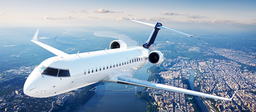
#> input picture data/images/jet.png, 256 x 112 px, shrunk from 1140 x 500 before the run
$ python edge_detection.py
#> lines starting #> are read from the running program, lines starting #| are printed output that depends on the picture
import numpy as np

from PIL import Image

def finalize(vertical, horizontal):
    h,w = vertical.shape

    new_img = np.zeros((h, w))

    for x in range(w):
        for y in range(h):
            new_img[y, x] = np.sqrt(vertical[y,x]**2 + horizontal[y,x]**2)
    return new_img


def convolve(img, kernel):
    imh, imw = img.shape
    kerh, kerw = kernel.shape

    new_img = np.zeros((imh, imw))

    for x in range(imw - kerw + 1):
        for y in range(imh - kerh + 1):
            slice = get_slice(img, x, y, kerw, kerh)
            #print(x,y)
            prod = np.multiply(slice, kernel)
            avg = np.average(prod)
            new_img[y + 1, x + 1] = avg
    return new_img

def get_slice(img, x, y, width, height):
    return img[y:y+height, x:x+width]


if __name__ == "__main__":
    sobel = np.array([[-1,0,1], [-1,0,1], [-1,0,1]])
    sobelT = np.transpose(sobel)
    im = Image.open("../../data/images/jet.png").convert("L")
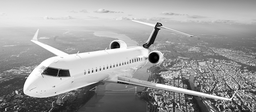
#> im: PIL image 256x112 L; min 0, max 255, mean 158.4

    arr = np.array(im)
    vertical = convolve(arr, sobel)*10
#> after the loop in convolve, `for x in range(imw - kerw + 1):`:
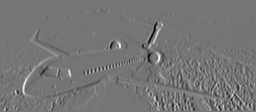
#> new_img: shape (112, 256) float64; min -64.33, max 74.56, mean -0.1; drawn with min black and max white
    horizontal = convolve(arr, sobelT)*10
#> after the loop in convolve (call 2), `for x in range(imw - kerw + 1):`:
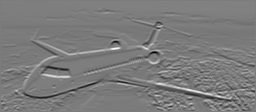
#> new_img: shape (112, 256) float64; min -79.44, max 82.78, mean -0.7; drawn with min black and max white
    edges = finalize(vertical, horizontal)
#> after the loop in finalize, `for x in range(w):`:
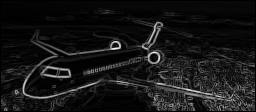
#> new_img: shape (112, 256) float64; min 0, max 832.5, mean 72.8; drawn with min black and max white
    vimg = Image.fromarray(vertical)
    himg = Image.fromarray(horizontal)
    final = Image.fromarray(edges)
    vimg.show()
    himg.show()
    final.show()
